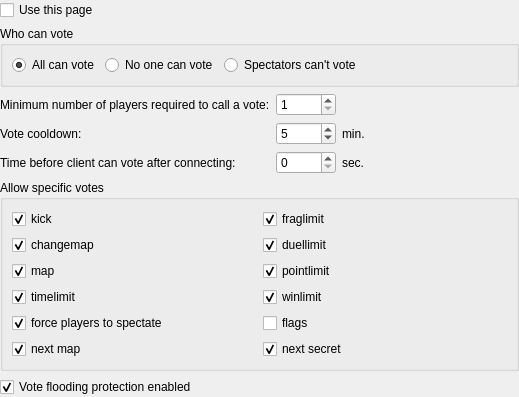
<?xml version="1.0" encoding="UTF-8"?>
<ui version="4.0">
 <class>VotingSetupWidget</class>
 <widget class="QWidget" name="VotingSetupWidget">
  <property name="geometry">
   <rect>
    <x>0</x>
    <y>0</y>
    <width>519</width>
    <height>340</height>
   </rect>
  </property>
  <property name="windowTitle">
   <string>Form</string>
  </property>
  <layout class="QVBoxLayout" name="verticalLayout">
   <property name="leftMargin">
    <number>0</number>
   </property>
   <property name="topMargin">
    <number>0</number>
   </property>
   <property name="rightMargin">
    <number>0</number>
   </property>
   <property name="bottomMargin">
    <number>0</number>
   </property>
   <item>
    <widget class="QCheckBox" name="cbUseThisPage">
     <property name="text">
      <string>Use this page</string>
     </property>
    </widget>
   </item>
   <item>
    <widget class="QWidget" name="mainPanel" native="true">
     <layout class="QVBoxLayout" name="verticalLayout_2">
      <property name="leftMargin">
       <number>0</number>
      </property>
      <property name="topMargin">
       <number>0</number>
      </property>
      <property name="rightMargin">
       <number>0</number>
      </property>
      <property name="bottomMargin">
       <number>0</number>
      </property>
      <item>
       <widget class="QGroupBox" name="groupBox_6">
        <property name="title">
         <string>Who can vote</string>
        </property>
        <layout class="QHBoxLayout" name="horizontalLayout_7">
         <item>
          <widget class="QRadioButton" name="rbAllCanVote">
           <property name="text">
            <string>All can vote</string>
           </property>
           <property name="checked">
            <bool>true</bool>
           </property>
          </widget>
         </item>
         <item>
          <widget class="QRadioButton" name="rbNoOneCanVote">
           <property name="text">
            <string>No one can vote</string>
           </property>
          </widget>
         </item>
         <item>
          <widget class="QRadioButton" name="rbSpectatorsCantVote">
           <property name="text">
            <string>Spectators can't vote</string>
           </property>
          </widget>
         </item>
         <item>
          <spacer name="horizontalSpacer">
           <property name="orientation">
            <enum>Qt::Horizontal</enum>
           </property>
           <property name="sizeHint" stdset="0">
            <size>
             <width>40</width>
             <height>20</height>
            </size>
           </property>
          </spacer>
         </item>
        </layout>
       </widget>
      </item>
      <item>
       <layout class="QFormLayout" name="formLayout_5">
        <item row="0" column="0">
         <widget class="QLabel" name="label_15">
          <property name="text">
           <string>Minimum number of players required to call a vote:</string>
          </property>
         </widget>
        </item>
        <item row="0" column="1">
         <widget class="QSpinBox" name="spinMinimumNumberOfPlayersRequiredToCallAVote">
          <property name="sizePolicy">
           <sizepolicy hsizetype="Maximum" vsizetype="Fixed">
            <horstretch>0</horstretch>
            <verstretch>0</verstretch>
           </sizepolicy>
          </property>
          <property name="minimumSize">
           <size>
            <width>60</width>
            <height>0</height>
           </size>
          </property>
          <property name="correctionMode">
           <enum>QAbstractSpinBox::CorrectToNearestValue</enum>
          </property>
          <property name="minimum">
           <number>1</number>
          </property>
          <property name="maximum">
           <number>999</number>
          </property>
         </widget>
        </item>
        <item row="1" column="0">
         <widget class="QLabel" name="labelVoteCooldown">
          <property name="text">
           <string>Vote cooldown:</string>
          </property>
         </widget>
        </item>
        <item row="1" column="1">
         <layout class="QHBoxLayout" name="horizontalLayout_2">
          <item>
           <widget class="QSpinBox" name="spinVoteCooldown">
            <property name="sizePolicy">
             <sizepolicy hsizetype="Maximum" vsizetype="Fixed">
              <horstretch>0</horstretch>
              <verstretch>0</verstretch>
             </sizepolicy>
            </property>
            <property name="minimumSize">
             <size>
              <width>60</width>
              <height>0</height>
             </size>
            </property>
            <property name="toolTip">
             <string>&lt;p&gt;Cooldown for the same type of vote is the double of this value. Setting this to 0 disables it.&lt;/p&gt;</string>
            </property>
            <property name="correctionMode">
             <enum>QAbstractSpinBox::CorrectToNearestValue</enum>
            </property>
            <property name="maximum">
             <number>9999</number>
            </property>
            <property name="value">
             <number>5</number>
            </property>
           </widget>
          </item>
          <item>
           <widget class="QLabel" name="labelVoteCooldownHint">
            <property name="text">
             <string>min.</string>
            </property>
           </widget>
          </item>
         </layout>
        </item>
        <item row="2" column="0">
         <widget class="QLabel" name="labelVoteConnectWait">
          <property name="text">
           <string>Time before client can vote after connecting:</string>
          </property>
         </widget>
        </item>
        <item row="2" column="1">
         <layout class="QHBoxLayout" name="horizontalLayout">
          <item>
           <widget class="QSpinBox" name="spinVoteConnectWait">
            <property name="sizePolicy">
             <sizepolicy hsizetype="Maximum" vsizetype="Fixed">
              <horstretch>0</horstretch>
              <verstretch>0</verstretch>
             </sizepolicy>
            </property>
            <property name="minimumSize">
             <size>
              <width>60</width>
              <height>0</height>
             </size>
            </property>
            <property name="correctionMode">
             <enum>QAbstractSpinBox::CorrectToNearestValue</enum>
            </property>
            <property name="maximum">
             <number>9999</number>
            </property>
            <property name="value">
             <number>0</number>
            </property>
           </widget>
          </item>
          <item>
           <widget class="QLabel" name="labelVoteConnectWaitHint">
            <property name="text">
             <string>sec.</string>
            </property>
           </widget>
          </item>
         </layout>
        </item>
       </layout>
      </item>
      <item>
       <widget class="QGroupBox" name="groupBox_16">
        <property name="title">
         <string>Allow specific votes</string>
        </property>
        <layout class="QGridLayout" name="gridLayout_7">
         <item row="1" column="1">
          <widget class="QCheckBox" name="cbDuelLimitVote">
           <property name="text">
            <string>duellimit</string>
           </property>
           <property name="checked">
            <bool>true</bool>
           </property>
          </widget>
         </item>
         <item row="2" column="1">
          <widget class="QCheckBox" name="cbPointLimitVote">
           <property name="text">
            <string>pointlimit</string>
           </property>
           <property name="checked">
            <bool>true</bool>
           </property>
          </widget>
         </item>
         <item row="3" column="0">
          <widget class="QCheckBox" name="cbTimeLimitVote">
           <property name="text">
            <string>timelimit</string>
           </property>
           <property name="checked">
            <bool>true</bool>
           </property>
          </widget>
         </item>
         <item row="3" column="1">
          <widget class="QCheckBox" name="cbWinLimitVote">
           <property name="text">
            <string>winlimit</string>
           </property>
           <property name="checked">
            <bool>true</bool>
           </property>
          </widget>
         </item>
         <item row="1" column="0">
          <widget class="QCheckBox" name="cbChangeMapVote">
           <property name="text">
            <string>changemap</string>
           </property>
           <property name="checked">
            <bool>true</bool>
           </property>
          </widget>
         </item>
         <item row="0" column="0">
          <widget class="QCheckBox" name="cbKickVote">
           <property name="text">
            <string>kick</string>
           </property>
           <property name="checked">
            <bool>true</bool>
           </property>
          </widget>
         </item>
         <item row="2" column="0">
          <widget class="QCheckBox" name="cbMapVote">
           <property name="text">
            <string>map</string>
           </property>
           <property name="checked">
            <bool>true</bool>
           </property>
          </widget>
         </item>
         <item row="0" column="1">
          <widget class="QCheckBox" name="cbFragLimitVote">
           <property name="text">
            <string>fraglimit</string>
           </property>
           <property name="checked">
            <bool>true</bool>
           </property>
          </widget>
         </item>
         <item row="4" column="0">
          <widget class="QCheckBox" name="cbForceSpectatorVote">
           <property name="text">
            <string>force players to spectate</string>
           </property>
           <property name="checked">
            <bool>true</bool>
           </property>
          </widget>
         </item>
         <item row="4" column="1">
          <widget class="QCheckBox" name="cbFlagsVote">
           <property name="text">
            <string>flags</string>
           </property>
          </widget>
         </item>
         <item row="5" column="0">
          <widget class="QCheckBox" name="cbNextMapVote">
           <property name="text">
            <string>next map</string>
           </property>
           <property name="checked">
            <bool>true</bool>
           </property>
          </widget>
         </item>
         <item row="5" column="1">
          <widget class="QCheckBox" name="cbNextSecretVote">
           <property name="text">
            <string>next secret</string>
           </property>
           <property name="checked">
            <bool>true</bool>
           </property>
          </widget>
         </item>
        </layout>
       </widget>
      </item>
      <item>
       <widget class="QCheckBox" name="cbVoteFloodingProtectionEnabled">
        <property name="text">
         <string>Vote flooding protection enabled</string>
        </property>
        <property name="checked">
         <bool>true</bool>
        </property>
       </widget>
      </item>
     </layout>
    </widget>
   </item>
   <item>
    <spacer name="verticalSpacer_9">
     <property name="orientation">
      <enum>Qt::Vertical</enum>
     </property>
     <property name="sizeHint" stdset="0">
      <size>
       <width>20</width>
       <height>59</height>
      </size>
     </property>
    </spacer>
   </item>
  </layout>
 </widget>
 <tabstops>
  <tabstop>cbUseThisPage</tabstop>
  <tabstop>rbAllCanVote</tabstop>
  <tabstop>rbNoOneCanVote</tabstop>
  <tabstop>rbSpectatorsCantVote</tabstop>
  <tabstop>spinMinimumNumberOfPlayersRequiredToCallAVote</tabstop>
  <tabstop>spinVoteCooldown</tabstop>
  <tabstop>spinVoteConnectWait</tabstop>
  <tabstop>cbKickVote</tabstop>
  <tabstop>cbFragLimitVote</tabstop>
  <tabstop>cbChangeMapVote</tabstop>
  <tabstop>cbDuelLimitVote</tabstop>
  <tabstop>cbMapVote</tabstop>
  <tabstop>cbPointLimitVote</tabstop>
  <tabstop>cbTimeLimitVote</tabstop>
  <tabstop>cbWinLimitVote</tabstop>
  <tabstop>cbForceSpectatorVote</tabstop>
  <tabstop>cbFlagsVote</tabstop>
  <tabstop>cbNextMapVote</tabstop>
  <tabstop>cbNextSecretVote</tabstop>
  <tabstop>cbVoteFloodingProtectionEnabled</tabstop>
 </tabstops>
 <resources/>
 <connections>
  <connection>
   <sender>cbUseThisPage</sender>
   <signal>toggled(bool)</signal>
   <receiver>mainPanel</receiver>
   <slot>setEnabled(bool)</slot>
   <hints>
    <hint type="sourcelabel">
     <x>80</x>
     <y>2</y>
    </hint>
    <hint type="destinationlabel">
     <x>470</x>
     <y>79</y>
    </hint>
   </hints>
  </connection>
 </connections>
</ui>
